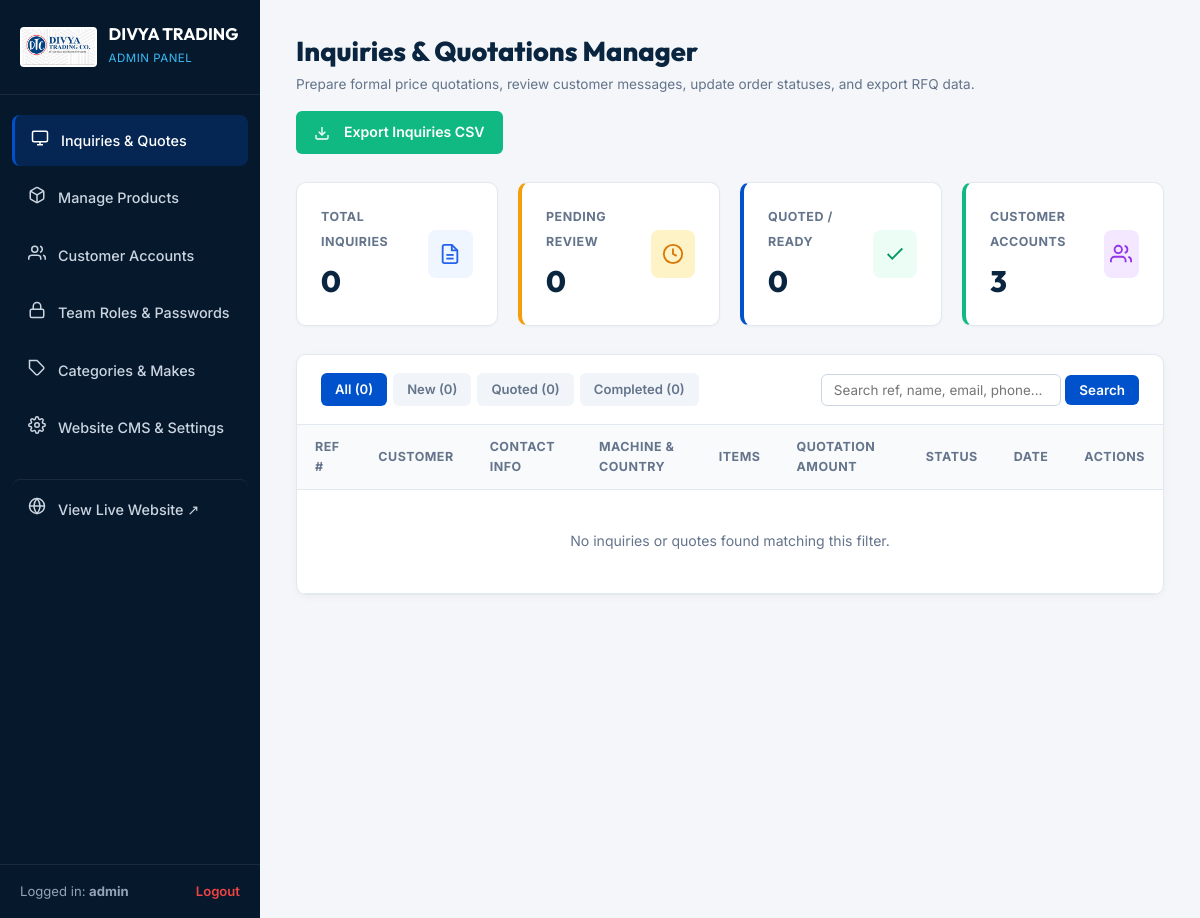
Screenshot of /admin/dashboard (signed in) with the database file from the repository.
### models.py (models this page shows, shortened)
class SiteSetting(db.Model):
    __tablename__ = 'site_settings'
    id = db.Column(db.Integer, primary_key=True)
    key = db.Column(db.String(100), unique=True, nullable=False)
    value = db.Column(db.Text, nullable=True)
    description = db.Column(db.String(255), nullable=True)

class AdminUser(db.Model):
    __tablename__ = 'admin_users'
    id = db.Column(db.Integer, primary_key=True)
    username = db.Column(db.String(80), unique=True, nullable=False)
    email = db.Column(db.String(150), unique=True, nullable=False)
    password_hash = db.Column(db.String(255), nullable=False)
    view_password = db.Column(db.String(100), nullable=True)  # Viewable password hint for superadmin management
    role = db.Column(db.String(30), default='superadmin')  # 'superadmin', 'sales_manager', 'product_editor'
    is_active = db.Column(db.Boolean, default=True)
    created_at = db.Column(db.DateTime, default=datetime.utcnow)

### app.py (the view, shortened to what this page needs)
@app.route('/admin')
@app.route('/admin/dashboard')
@admin_required
def admin_dashboard():
    status_filter = request.args.get('status')
    search_q = request.args.get('q', '').strip()
    query = Inquiry.query
    if status_filter:
        query = query.filter_by(status=status_filter)
    inquiries = query.order_by(Inquiry.id.desc()).all()
    total_inquiries = Inquiry.query.count()
    new_inquiries = Inquiry.query.filter_by(status='new').count()
    quoted_inquiries = Inquiry.query.filter_by(status='quoted').count()
    completed_inquiries = Inquiry.query.filter_by(status='completed').count()
    total_products = Product.query.count()
    active_products = Product.query.filter_by(is_active=True).count()
    total_customers = CustomerUser.query.count()
    return render_template(
        'admin/dashboard.html',
        inquiries=inquiries,
        total_inquiries=total_inquiries,
        new_inquiries=new_inquiries,
        quoted_inquiries=quoted_inquiries,
        completed_inquiries=completed_inquiries,
        total_products=total_products,
        active_products=active_products,
        total_customers=total_customers,
        current_status=status_filter,
        search_q=search_q
    )

### app.py (called while the page is built, shortened)
def admin_required(f):
    @wraps(f)
    def decorated_function(*args, **kwargs):
        admin_id = session.get('admin_user_id')
        login_time = session.get('admin_login_time')
        now = time.time()
        admin = AdminUser.query.get(admin_id)
        return f(*args, **kwargs)
    return decorated_function

@app.before_request
def enforce_session_timeout():
    now = time.time()

@app.context_processor
def inject_global_data():
    categories = Category.query.order_by(Category.order_index).all()
    machines = MachineMake.query.order_by(MachineMake.name).all()
    settings_records = SiteSetting.query.all()
    settings = {s.key: s.value for s in settings_records}
    why_choose_pillars = get_why_choose_pillars(settings)
    current_year = datetime.utcnow().year
    current_customer = None
    return {
        'nav_categories': categories,
        'nav_machines': machines,
        'site_settings': settings,
        'why_choose_pillars': why_choose_pillars,
        'current_year': current_year,
        'current_customer': current_customer
    }

### templates/admin/dashboard.html (shortened to what this page needs)
<!DOCTYPE html>
<html lang="en">
<head>
  <link rel="stylesheet" href="{{ url_for('static', filename='css/admin.css') }}">
  <link rel="stylesheet" href="{{ url_for('static', filename='css/style.css') }}">
</head>
<body class="admin-body">
  <aside class="admin-sidebar" id="adminSidebar">
    <div class="sidebar-header">
      <img src="{{ site_settings.site_logo or url_for('static', filename='images/logo.png') }}" alt="DTC" class="sidebar-logo">
      <div class="sidebar-title">
        <h2>DIVYA TRADING</h2>
        <span>Admin Panel</span>
      </div>
    </div>
    <nav class="sidebar-nav">
      <a href="{{ url_for('admin_dashboard') }}" class="sidebar-nav-item active">
        <span class="nav-icon">
          <svg width="18" height="18" viewBox="0 0 24 24" fill="none" stroke="currentColor" stroke-width="2"><rect x="2" y="3" width="20" height="14" rx="2" ry="2"></rect><line x1="8" y1="21" x2="16" y2="21"></line><line x1="12" y1="17" x2="12" y2="21"></line></svg>
        </span>
        <span>Inquiries & Quotes</span>
      </a>
      <a href="{{ url_for('admin_products') }}" class="sidebar-nav-item">
        <span class="nav-icon">
        </span>
        <span>Manage Products</span>
      </a>
      <a href="{{ url_for('admin_customers') }}" class="sidebar-nav-item">
        <span class="nav-icon">
          <svg width="18" height="18" viewBox="0 0 24 24" fill="none" stroke="currentColor" stroke-width="2"><path d="M17 21v-2a4 4 0 0 0-4-4H5a4 4 0 0 0-4 4v2"></path><circle cx="9" cy="7" r="4"></circle><path d="M23 21v-2a4 4 0 0 0-3-3.87"></path><path d="M16 3.13a4 4 0 0 1 0 7.75"></path></svg>
        </span>
        <span>Customer Accounts</span>
      </a>
      <a href="{{ url_for('admin_users') }}" class="sidebar-nav-item">
        <span class="nav-icon">
          <svg width="18" height="18" viewBox="0 0 24 24" fill="none" stroke="currentColor" stroke-width="2"><rect x="3" y="11" width="18" height="11" rx="2" ry="2"></rect><path d="M7 11V7a5 5 0 0 1 10 0v4"></path></svg>
        </span>
        <span>Team Roles & Passwords</span>
      </a>
      <a href="{{ url_for('admin_categories') }}" class="sidebar-nav-item">
        <span class="nav-icon">
          <svg width="18" height="18" viewBox="0 0 24 24" fill="none" stroke="currentColor" stroke-width="2"><path d="M20.59 13.41l-7.17 7.17a2 2 0 0 1-2.83 0L2 12V2h10l8.59 8.59a2 2 0 0 1 0 2.82z"></path><line x1="7" y1="7" x2="7.01" y2="7"></line></svg>
        </span>
        <span>Categories & Makes</span>
      </a>
      <a href="{{ url_for('admin_settings') }}" class="sidebar-nav-item">
        <span class="nav-icon">
        </span>
        <span>Website CMS & Settings</span>
      </a>
      <a href="{{ url_for('home') }}" target="_blank" class="sidebar-nav-item" style="margin-top: 20px; border-top: 1px solid rgba(255,255,255,0.08); padding-top: 14px;">
        <span class="nav-icon">
          <svg width="18" height="18" viewBox="0 0 24 24" fill="none" stroke="currentColor" stroke-width="2"><circle cx="12" cy="12" r="10"></circle><line x1="2" y1="12" x2="22" y2="12"></line><path d="M12 2a15.3 15.3 0 0 1 4 10 15.3 15.3 0 0 1-4 10 15.3 15.3 0 0 1-4-10 15.3 15.3 0 0 1 4-10z"></path></svg>
        </span>
        <span>View Live Website ↗</span>
      </a>
    </nav>
    <div class="sidebar-footer">
      <span>Logged in: <strong>{{ session.admin_username }}</strong></span>
      <a href="{{ url_for('admin_logout') }}">Logout</a>
    </div>
  </aside>
  <main class="admin-main">
    <div class="admin-top-bar">
      <div class="admin-page-title">
        <h1>Inquiries & Quotations Manager</h1>
        <p>Prepare formal price quotations, review customer messages, update order statuses, and export RFQ data.</p>
      </div>
      <div class="admin-top-actions">
        <a href="{{ url_for('admin_export_inquiries') }}" class="btn-admin-export">
          <svg width="16" height="16" viewBox="0 0 24 24" fill="none" stroke="currentColor" stroke-width="2" style="margin-right: 6px;"><path d="M21 15v4a2 2 0 0 1-2 2H5a2 2 0 0 1-2-2v-4"></path><polyline points="7 10 12 15 17 10"></polyline><line x1="12" y1="15" x2="12" y2="3"></line></svg>
          <span>Export Inquiries CSV</span>
        </a>
      </div>
    </div>
    <div class="admin-stats-grid">
      <div class="admin-stat-card">
        <div class="stat-card-info">
          <span class="stat-card-label">Total Inquiries</span>
          <span class="stat-card-value">{{ total_inquiries }}</span>
        </div>
        <div class="stat-card-icon" style="background: #EFF6FF; color: #2563EB;">
          <svg width="22" height="22" viewBox="0 0 24 24" fill="none" stroke="currentColor" stroke-width="2"><path d="M14 2H6a2 2 0 0 0-2 2v16a2 2 0 0 0 2 2h12a2 2 0 0 0 2-2V8z"></path><polyline points="14 2 14 8 20 8"></polyline><line x1="16" y1="13" x2="8" y2="13"></line><line x1="16" y1="17" x2="8" y2="17"></line></svg>
        </div>
      </div>
      <div class="admin-stat-card stat-pending">
        <div class="stat-card-info">
          <span class="stat-card-label">Pending Review</span>
          <span class="stat-card-value">{{ new_inquiries }}</span>
        </div>
        <div class="stat-card-icon" style="background: #FEF3C7; color: #D97706;">
          <svg width="22" height="22" viewBox="0 0 24 24" fill="none" stroke="currentColor" stroke-width="2"><circle cx="12" cy="12" r="10"></circle><polyline points="12 6 12 12 16 14"></polyline></svg>
        </div>
      </div>
      <div class="admin-stat-card stat-quoted">
        <div class="stat-card-info">
          <span class="stat-card-label">Quoted / Ready</span>
          <span class="stat-card-value">{{ quoted_inquiries }}</span>
        </div>
        <div class="stat-card-icon" style="background: #ECFDF5; color: #059669;">
          <svg width="22" height="22" viewBox="0 0 24 24" fill="none" stroke="currentColor" stroke-width="2"><polyline points="20 6 9 17 4 12"></polyline></svg>
        </div>
      </div>
      <div class="admin-stat-card stat-completed">
        <div class="stat-card-info">
          <span class="stat-card-label">Customer Accounts</span>
          <span class="stat-card-value">{{ total_customers }}</span>
        </div>
        <div class="stat-card-icon" style="background: #F3E8FF; color: #9333EA;">
          <svg width="22" height="22" viewBox="0 0 24 24" fill="none" stroke="currentColor" stroke-width="2"><path d="M17 21v-2a4 4 0 0 0-4-4H5a4 4 0 0 0-4 4v2"></path><circle cx="9" cy="7" r="4"></circle><path d="M23 21v-2a4 4 0 0 0-3-3.87"></path><path d="M16 3.13a4 4 0 0 1 0 7.75"></path></svg>
        </div>
      </div>
    </div>
    <div class="admin-card">
      <div class="admin-card-header">
        <div style="display: flex; justify-content: space-between; align-items: center; width: 100%; flex-wrap: wrap; gap: 14px;">
          <div class="admin-filter-tabs">
            <a href="{{ url_for('admin_dashboard') }}" class="filter-tab {% if not current_status %}active{% endif %}">
              All ({{ total_inquiries }})
            </a>
            <a href="{{ url_for('admin_dashboard', status='new') }}" class="filter-tab {% if current_status == 'new' %}active{% endif %}">
              New ({{ new_inquiries }})
            </a>
            <a href="{{ url_for('admin_dashboard', status='quoted') }}" class="filter-tab {% if current_status == 'quoted' %}active{% endif %}">
              Quoted ({{ quoted_inquiries }})
            </a>
            <a href="{{ url_for('admin_dashboard', status='completed') }}" class="filter-tab {% if current_status == 'completed' %}active{% endif %}">
              Completed ({{ completed_inquiries }})
            </a>
          </div>
          <form action="{{ url_for('admin_dashboard') }}" method="GET" class="admin-search-form" style="margin: 0;">
            <input type="text" name="q" value="{{ search_q }}" placeholder="Search ref, name, email, phone..." class="form-control" style="width: 240px; font-size: 0.84rem; padding: 7px 12px;">
            <button type="submit" class="btn-admin-primary" style="padding: 7px 14px; font-size: 0.84rem;">Search</button>
          </form>
        </div>
      </div>
      <div class="table-responsive">
        <table class="admin-table">
          <thead>
            <tr>
              <th>Ref #</th>
              <th>Customer</th>
              <th>Contact Info</th>
              <th>Machine & Country</th>
              <th>Items</th>
              <th>Quotation Amount</th>
              <th>Status</th>
              <th>Date</th>
              <th>Actions</th>
            </tr>
          </thead>
          <tbody>
            {% if not inquiries %}
            <tr>
              <td colspan="9" style="text-align: center; padding: 40px; color: #64748b;">
                No inquiries or quotes found matching this filter.
              </td>
            </tr>
            {% endif %}
          </tbody>
        </table>
      </div>
    </div>
  </main>
</body>
</html>

### static/css/style.css (style rules this page uses)
:root { --primary-navy: #0A2540; --primary-dark: #071729; --dtc-blue: #0052CC; --dtc-blue-hover: #003e99; --dtc-blue-light: #eff6ff; --dtc-accent-red: #E63946; --dtc-accent-hover: #c92a37; --text-main: #0F172A; --text-muted: #475569; --text-light: #64748B; --border-color: #E2E8F0; --border-light: #F1F5F9; --bg-light: #F8FAFC; --bg-white: #FFFFFF; --font-heading: 'Outfit', -apple-system, BlinkMacSystemFont, 'Segoe UI', Roboto, sans-serif; --font-body: 'Inter', -apple-system, BlinkMacSystemFont, 'Segoe UI', Roboto, sans-serif; --shadow-sm: 0 1px 3px rgba(0, 0, 0, 0.05); --shadow-md: 0 4px 14px rgba(10, 37, 64, 0.06); --shadow-lg: 0 12px 30px rgba(10, 37, 64, 0.10); --shadow-hover: 0 16px 36px rgba(0, 82, 204, 0.14); --radius-sm: 6px; --radius-md: 10px; --radius-lg: 14px; --radius-full: 9999px; --transition: all 0.22s cubic-bezier(0.4, 0, 0.2, 1); }
*, *::before, *::after { box-sizing: border-box; margin: 0; padding: 0; }
html { scroll-behavior: smooth; font-size: 16px; width: 100%; max-width: 100%; overflow-x: hidden; -webkit-text-size-adjust: 100%; box-sizing: border-box; }
body { font-family: var(--font-body); color: var(--text-main); background-color: var(--bg-white); line-height: 1.6; -webkit-font-smoothing: antialiased; width: 100%; max-width: 100%; min-height: 100vh; min-height: 100dvh; display: flex; flex-direction: column; overflow-x: hidden; position: relative; box-sizing: border-box; -webkit-overflow-scrolling: touch; }
*, *::before, *::after { box-sizing: border-box; }
main { flex: 1 0 auto; width: 100%; max-width: 100%; min-width: 0; min-height: calc(100vh - 250px); }
img { max-width: 100%; height: auto; display: block; }
a { color: var(--dtc-blue); text-decoration: none; transition: var(--transition); }
button, input, select, textarea { font-family: inherit; font-size: inherit; }
.form-control { width: 100%; padding: 9px 12px; border: 1px solid #CBD5E1; border-radius: var(--radius-sm); font-size: 0.86rem; color: var(--text-main); background: var(--bg-white); transition: var(--transition); }

### rows the page displays
SiteSetting: value (picture)
AdminUser: admin_username "admin"

### other values shown
{{ total_inquiries }} "0"
{{ new_inquiries }} "0"
{{ quoted_inquiries }} "0"
{{ total_customers }} "3"
{{ completed_inquiries }} "0"
